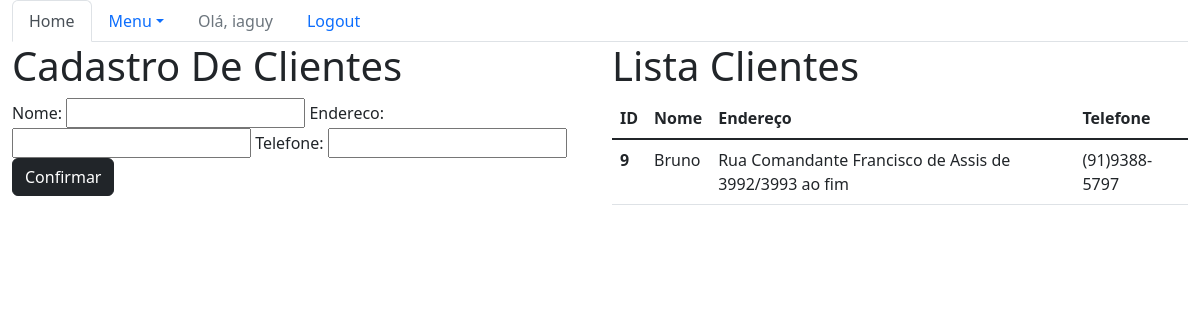
Screenshot of /sistema/pessoas/ (signed in) with the database file from the repository.
### core/models.py (models this page shows, shortened)
class Pessoa(models.Model):
    nome = models.CharField(max_length=100)
    endereco = models.CharField(max_length=200)
    telefone = models.CharField(max_length=20)

### core/views.py (the view)
# urls.py: path('pessoas/', lista_pessoas, name='core_lista_pessoas'),
@login_required
def lista_pessoas(request):
    pessoas = Pessoa.objects.all()
    form = PessoaForm()
    data = {'pessoas': pessoas, 'form': form}
    return render(request, 'core/lista_pessoas.html', data)

### core/forms.py
class PessoaForm(ModelForm):
    class Meta:
        model = Pessoa
        fields = '__all__'

### core/templates/core/lista_pessoas.html (shortened to what this page needs)
{% extends 'base.html' %}
{% load bootstrap %}
{% block menu %}
    <ul class="nav nav-tabs">
        <li class="nav-item">
        <a class="nav-link active" aria-current="page" href="{% url 'core_home' %}">Home</a>
        </li>
        <li class="nav-item dropdown">
        <a class="nav-link dropdown-toggle" data-bs-toggle="dropdown" href="#" role="button" aria-expanded="false">Menu</a>
        {% if user.is_authenticated %}
            <li class="nav-item">
                <a class="nav-link disabled" href="#">Olá, {{ user }}</a>
            </li>
            </li>
            <li class="nav-item">
                <a class="nav-link" href="{% url 'logout' %}">Logout</a>
            </li>
        {% else %}
            </li>
                <li class="nav-item">
                    <a class="nav-link" href="{% url 'login' %}">Login</a>
                </li>
        {% endif %}
    </ul>
{% endblock menu %}
{% block main %}
<div class="row">
    <div class="col-sm-6">
        <h1>Cadastro De Clientes</h1>
        <form action="{% url 'core_pessoa_novo'%}" method="POST">
            {{ form|bootstrap }}
            <button type="submit" class="btn btn-dark">Confirmar</button>
        </form>
    </div>
    <div class="col-sm-6">
        <h1>Lista Clientes</h1>
        <table class="table">
            <thead>
              <tr>
                <th scope="col">ID</th>
                <th scope="col">Nome</th>
                <th scope="col">Endereço</th>
                <th scope="col">Telefone</th>
              </tr>
            </thead>
            <tbody>
                {% for pessoa in pessoas %}
                    <tr>
                        <th scope="row">{{pessoa.id}}</th>
                        <td><a href="{% url 'core_pessoa_update' pessoa.id%}">{{pessoa.nome}}</a></td>
                        <td>{{pessoa.endereco}}</td>
                        <td>{{pessoa.telefone}}</td>
                    </tr>
                {% endfor %}
            </tbody>
          </table>
    </div>
</div>
{% endblock %}

### rows the page displays
Pessoa: id "9", nome "Bruno", endereco "Rua Comandante Francisco de Assis de 3992/3993 ao fim", telefone "(91)9388-5797"

### other values shown
{{ user }} "iaguy"
